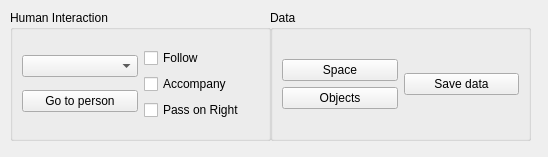
<?xml version="1.0" encoding="UTF-8"?>
<ui version="4.0">
 <class>guiDlg</class>
 <widget class="QWidget" name="guiDlg">
  <property name="geometry">
   <rect>
    <x>0</x>
    <y>0</y>
    <width>548</width>
    <height>157</height>
   </rect>
  </property>
  <property name="windowTitle">
   <string>navigationComp</string>
  </property>
  <widget class="QGroupBox" name="interacion_gb">
   <property name="geometry">
    <rect>
     <x>10</x>
     <y>10</y>
     <width>261</width>
     <height>131</height>
    </rect>
   </property>
   <property name="title">
    <string>Human Interaction</string>
   </property>
   <layout class="QVBoxLayout" name="verticalLayout_7" stretch="0">
    <item>
     <layout class="QVBoxLayout" name="verticalLayout_8">
      <item>
       <layout class="QHBoxLayout" name="horizontalLayout">
        <item>
         <layout class="QVBoxLayout" name="verticalLayout_11">
          <item>
           <widget class="QComboBox" name="idselect"/>
          </item>
          <item>
           <widget class="QPushButton" name="gotoperson">
            <property name="text">
             <string>Go to person</string>
            </property>
           </widget>
          </item>
         </layout>
        </item>
        <item>
         <layout class="QVBoxLayout" name="verticalLayout">
          <item>
           <widget class="QCheckBox" name="follow">
            <property name="text">
             <string>Follow</string>
            </property>
           </widget>
          </item>
          <item>
           <widget class="QCheckBox" name="accompany">
            <property name="text">
             <string>Accompany</string>
            </property>
           </widget>
          </item>
          <item>
           <widget class="QCheckBox" name="por">
            <property name="text">
             <string>Pass on Right</string>
            </property>
           </widget>
          </item>
         </layout>
        </item>
       </layout>
      </item>
     </layout>
    </item>
   </layout>
  </widget>
  <widget class="QGroupBox" name="interacion_gb_2">
   <property name="geometry">
    <rect>
     <x>270</x>
     <y>10</y>
     <width>261</width>
     <height>131</height>
    </rect>
   </property>
   <property name="title">
    <string>Data</string>
   </property>
   <layout class="QVBoxLayout" name="verticalLayout_9" stretch="0">
    <item>
     <layout class="QVBoxLayout" name="verticalLayout_10">
      <item>
       <layout class="QHBoxLayout" name="horizontalLayout_2">
        <item>
         <layout class="QVBoxLayout" name="verticalLayout_2">
          <item>
           <widget class="QPushButton" name="gaussiana">
            <property name="text">
             <string>Space</string>
            </property>
           </widget>
          </item>
          <item>
           <widget class="QPushButton" name="objint">
            <property name="text">
             <string>Objects</string>
            </property>
           </widget>
          </item>
         </layout>
        </item>
        <item>
         <widget class="QPushButton" name="datos">
          <property name="text">
           <string>Save data</string>
          </property>
         </widget>
        </item>
       </layout>
      </item>
     </layout>
    </item>
   </layout>
  </widget>
  <zorder>interacion_gb</zorder>
  <zorder>interacion_gb_2</zorder>
  <zorder></zorder>
 </widget>
 <resources/>
 <connections/>
</ui>
